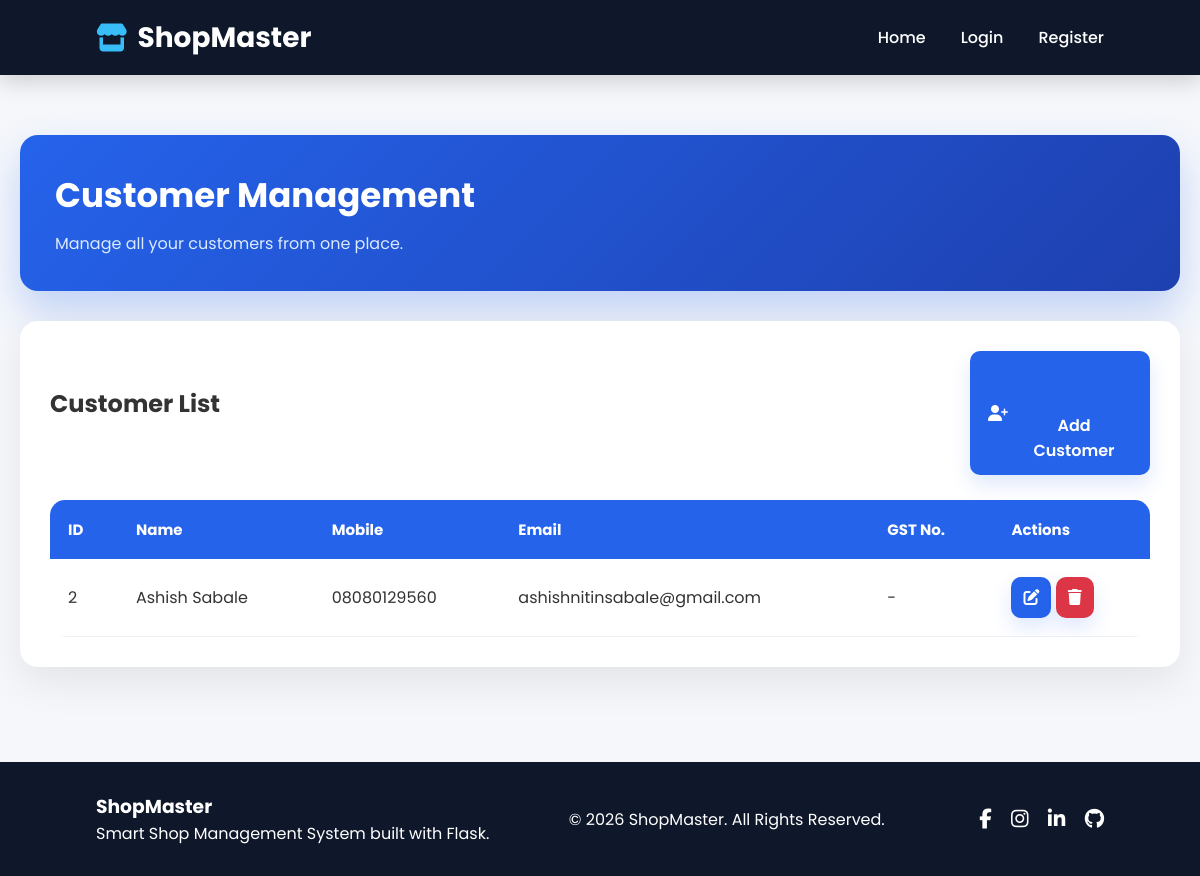
Screenshot of /customers (signed in) with the database file from the repository.
### models.py (models this page shows, shortened)
class Customer(db.Model):
    __tablename__ = "customers"
    id = db.Column(db.Integer, primary_key=True)
    user_id = db.Column(
        db.Integer,
        db.ForeignKey("users.id"),
        nullable=False
    )
    customer_name = db.Column(
        db.String(100),
        nullable=False
    )
    mobile = db.Column(
        db.String(15),
        nullable=False
    )
    email = db.Column(
        db.String(120)
    )
    address = db.Column(
        db.Text
    )
    gst_number = db.Column(
        db.String(30)
    )
    created_at = db.Column(
        db.DateTime,
        server_default=db.func.now()
    )

### routes/customers.py (the view)
@customers.route("/customers")
@login_required
def customer_list():
    customers_list = Customer.query.filter_by(
        user_id=current_user.id
    ).all()
    return render_template(
        "customers.html",
        customers=customers_list,
        user=current_user
    )

### models.py (called while the page is built)
@login_manager.user_loader
def load_user(user_id):
    return db.session.get(User, int(user_id))

### templates/customers.html (shortened to what this page needs)
{% include 'header.html' %}
<div class="dashboard-container">
    <div class="dashboard-header">
        <h1>Customer Management</h1>
        <p>Manage all your customers from one place.</p>
    </div>
    <div class="profile-card">
        <div style="display:flex;justify-content:space-between;align-items:center;">
            <h2>Customer List</h2>
            <a href="{{ url_for('customers.add_customer') }}" class="action-btn" style="width:180px;text-align:center;">
                <i class="fas fa-user-plus"></i>
                <br><br>
                Add Customer
            </a>
        </div>
        <br>
        <table class="customer-table">
            <thead>
                <tr>
                    <th>ID</th>
                    <th>Name</th>
                    <th>Mobile</th>
                    <th>Email</th>
                    <th>GST No.</th>
                    <th>Actions</th>
                </tr>
            </thead>
            <tbody>
                {% if customers %}
                {% for customer in customers %}
                <tr>
                    <td>{{ customer.id }}</td>
                    <td>{{ customer.customer_name }}</td>
                    <td>{{ customer.mobile }}</td>
                    <td>{{ customer.email or "-" }}</td>
                    <td>{{ customer.gst_number or "-" }}</td>
                    <td>
                        <a href="{{ url_for('customers.edit_customer', id=customer.id) }}" class="action-btn"
                            style="padding:8px 12px;display:inline-block;">
                            <i class="fas fa-edit"></i>
                        </a>
                        <a href="{{ url_for('customers.delete_customer', id=customer.id) }}" class="action-btn"
                            style="background:#dc3545;padding:8px 12px;display:inline-block;"
                            onclick="return confirm('Delete this customer?')">
                            <i class="fas fa-trash"></i>
                        </a>
                    </td>
                </tr>
                {% endfor %}
                {% endif %}
            </tbody>
        </table>
    </div>
</div>
{% include 'footer.html' %}

### static/css/style.css (style rules this page uses)
* { margin:0; padding:0; box-sizing:border-box; }
html { scroll-behavior:smooth; }
body { font-family:'Poppins',sans-serif; background:#f5f7fb; color:#333; }
.dashboard-container { max-width:1200px; margin:40px auto; padding:20px; }
.dashboard-header { background:#ffffff; padding:25px; border-radius:15px; box-shadow:0 10px 25px rgba(0,0,0,.08); margin-bottom:30px; }
.dashboard-header h1 { font-size:32px; color:#222; margin-bottom:10px; }
.dashboard-header p { color:#666; font-size:16px; }
.profile-card { background:#fff; border-radius:15px; padding:30px; box-shadow:0 10px 25px rgba(0,0,0,.08); margin-bottom:35px; }
.profile-card h2 { margin-bottom:20px; }
.action-btn { text-decoration:none; background:#2563eb; color:white; padding:18px; text-align:center; border-radius:12px; font-weight:600; transition:.3s; }
* { transition:0.25s ease; }
.dashboard-header { background:linear-gradient(135deg,#2563eb,#1e40af); color:white; border-radius:18px; padding:35px; box-shadow:0 20px 40px rgba(37,99,235,.25); }
.dashboard-header h1 { color:white; font-size:34px; font-weight:700; }
.dashboard-header p { color:#dbeafe; }
.profile-card { border-radius:18px; box-shadow:0 15px 40px rgba(0,0,0,.08); border:none; }
.customer-table { width:100%; border-collapse:collapse; border-radius:15px; overflow:hidden; }
.customer-table thead { background:#2563eb; color:white; }
.customer-table th { padding:18px; text-align:left; font-size:15px; }
.customer-table td { padding:18px; border-bottom:1px solid #edf2f7; }
.action-btn { display:inline-flex; align-items:center; justify-content:center; gap:8px; border-radius:10px; padding:12px 18px; font-weight:600; box-shadow:0 10px 20px rgba(37,99,235,.15); }
.dashboard-container { animation:fadeIn .5s ease; }

### rows the page displays
Customer: id "2", customer_name "Ashish Sabale", mobile "08080129560", email "ashishnitinsabale@gmail.com", gst_number "-"
